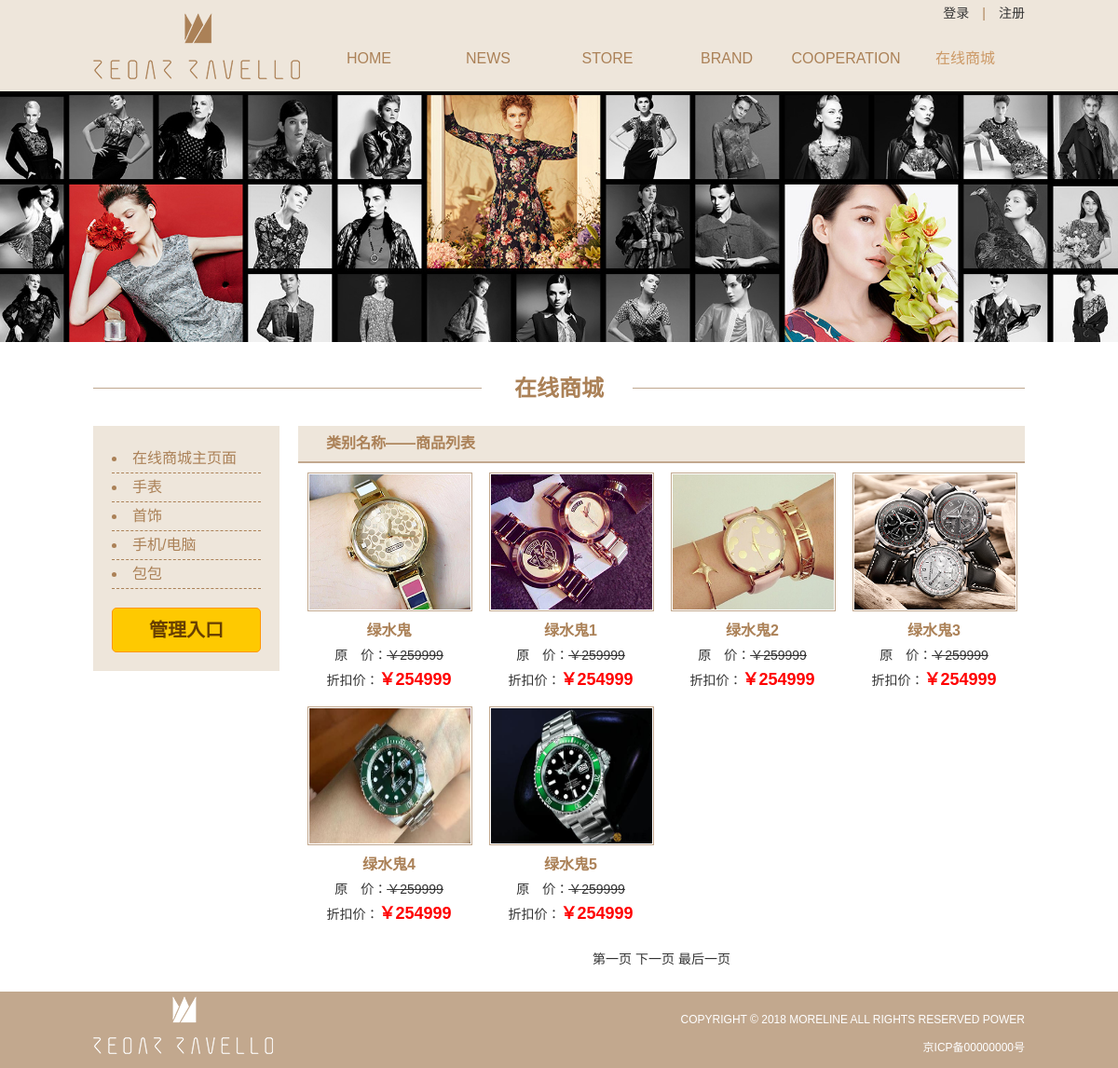
The app's page /prod-type.php?type=手表 with its own data.
### tables this page shows
create table if not exists shop_prod(
	`prod_id` int not null primary key auto_increment,
	`type_id` int not null,
	`prod_name` varchar(255) not null,
	`prod_img` varchar(255) not null,
	`prod_price` int not null,
	`prod_discount` int,
	`prod_content` text
);

### prod-type.php (the view, shortened to what this page needs)
<?php
  $type=$_GET['type'];
    $configFile = file_get_contents("config.json");
    $config = json_decode($configFile, true);
    $servername = $config["servername"];
    $user = $config["dbUser"];
    $dbPassword = $config["dbPassword"];
    $dbName = $config["dbName"];
    $conn = new mysqli($servername, $user, $dbPassword, $dbName);
    $selectTypeSql = "SELECT DISTINCT type_name FROM shop_type";
    $typeList = $conn->query($selectTypeSql);
    $page = isset($_GET['page']) ? $_GET['page'] : 1;
    $productsPerPage = 8;
    $offset = ($page - 1) * $productsPerPage;
    $selectShopSql = "
        SELECT sp.*
        FROM shop_prod sp
        JOIN shop_type st ON sp.type_id = st.type_id
        WHERE st.type_name = '$type'
        ORDER BY sp.prod_id
        LIMIT $offset, $productsPerPage
        ";
    $shopList = $conn->query($selectShopSql);
    $totalProductsSql = "SELECT COUNT(*) as total FROM shop_prod";
    $totalProductsResult = $conn->query($totalProductsSql);
    $totalProducts = $totalProductsResult->fetch_assoc()['total'];
    $totalPages = ceil($totalProducts / $productsPerPage);
?>
<!doctype html>
<html>
<head>
<link href="style/style.css" rel="stylesheet" type="text/css">
</head>
<body>
<div id="top_bg">
  <div id="top">
    <div id="logo"><img src="images/logo.png" width="222" height="71" alt=""></div>
    <div id="menu">
      <div id="top1"><a href="#">登录</a>　|　<a href="#">注册</a></div>
      <ul id="nav">
        <li>
          <a href="#">
            <span class="en">HOME</span>
          </a>
        </li>
        <li>
          <a href="#">
            <span class="en">NEWS</span>
          </a>
        </li>
        <li>
          <a href="#">
            <span class="en">STORE</span>
          </a>
        </li>
        <li>
          <a href="#">
            <span class="en">BRAND</span>
          </a>
        </li>
        <li>
          <a href="#">
            <span class="en">COOPERATION</span>
          </a>
        </li>
        <li class="mselect">
          <a href="index.php">
            <span class="cn">在线商城</span>
          </a>
        </li>
      </ul>
    </div>
  </div>
</div>
<div id="banner">
<img src="images/banner.jpg" alt="">
</div>
<div class="col1">
  <div class="title1">在线商城</div>
  <div id="main">
    <div id="left">
      <ul>
        <li><a href="index.php">在线商城主页面</a></li>
        <?php
            while ($row = $typeList->fetch_assoc()) {
              $typeName = $row['type_name'];
              echo "<li><a href='prod-type.php?type=$typeName'>$typeName</a></li>";
            }
        ?>
      </ul>
      <div class="xwglbtn"><a href="./admin/admin-login.php">管理入口</a></div>
    </div>
    <div id="right">
      <div id="title">类别名称——商品列表</div>
      <div id="p-list">
      <?php
            if ($shopList->num_rows > 0) {
              while ($row = $shopList->fetch_assoc()) {
                $prodID=$row['prod_id'];
                $prodName = $row['prod_name'];
                $originalPrice = $row['prod_price'];
                $discountPrice = $row['prod_discount'];
                $prodImg = $row['prod_img'];
                echo "<div class='pro'>";
                echo "<a href='prod-show.php?prod_id=$prodID'><img src='$prodImg' width='173' height='145' alt=''></a>";
                echo "<h1>$prodName</h1>";
                echo "原　价：<span class='font02'>￥$originalPrice</span><br>";
                echo "折扣价：<span class='redfont'>￥$discountPrice</span>";
                echo "</div>";
              }
            } else {
              echo "<div id='no-pro'>当前数据库中没有任何商品信息</div>";
            }
          ?>
      </div>
      <div id="bar">
        <?php
          if ($totalProducts <= $productsPerPage) {
            echo "第一页　最后一页";
          } else {
            echo "<a href='index.php?page=1'>第一页</a> ";
            if ($page < $totalPages) {
              $nextPage = $page + 1;
              echo "<a href='index.php?page=$nextPage'>下一页</a> ";
            }
            echo "<a href='index.php?page=$totalPages'>最后一页</a>";
          }
        ?>
      </div>
    </div>
  </div>
</div>
<div id="bottom">
  <div id="bottom2">
    <div id="bottom2_main">
       <div id="bot_logo"><img src="images/logo2.png" width="193" height="62" alt=""></div>
       <div id="bot_text">COPYRIGHT © 2018 MORELINE ALL RIGHTS RESERVED POWER<br>
       京ICP备00000000号</div>
    </div>
  </div>
</div>
</body>
</html>

### style/style.css (style rules this page uses)
* { margin: 0px; padding: 0px; }
body,html { height: 100%; }
body { font-family: 微软雅黑,Arial; font-size: 14px; line-height: 30px; color: #AB8157; background-color: #FFF; }
#top_bg { width: 100%; height: 98px; overflow: hidden; background-color: #EEE6DB; position: absolute; left: 0px; top: 0px; z-index: 10; }
#top { width: 1000px; height: 98px; overflow: hidden; margin: 0px auto; }
#logo { width: 230px; height: 84px; padding-top: 14px; float: left; }
#menu { width: auto; height: 98px; padding-top: 0px; overflow: hidden; display: inline-block; float: right; }
#top1 { width: auto; height: 28px; overflow: hidden; text-align: right; line-height: 28px; }
#menu li { list-style-type: none; float: left; font-size: 16px; }
#menu li a { display: block; width: 128px; height: auto; text-align: center; line-height: 70px; position:relative; color: #AB8157; text-decoration: none; }
#menu li a .cn { position:absolute; width: 128px; text-align: center; opacity: 0; left:0px; transition: opacity 0.3s; }
#menu li a .cn:after { content:""; position:absolute; bottom:0px; width:100%; height:2px; left:0px; background:#cc9966; -webkit-transform-origin:right top; transform-origin:right top; -webkit-transform:scaleX(0); transform:scaleX(0); -webkit-transition:-webkit-transform 0.3s cubic-bezier(0.165, 0.84, 0.44, 1); transition:-webkit-transform 0.3s cubic-bezier(0.165, 0.84, 0.44, 1); transition:transform 0.3s cubic-bezier(0.165, 0.84, 0.44, 1); }
#menu li a .en { text-transform: uppercase; opacity: 1; transition: opacity 0.3s; }
.mselect a .cn { opacity: 1 !important; color: #CC9966 !important; }
#banner { position:relative; width: 100%; height: auto; overflow: hidden; padding-top: 98px; }
#banner img { width: 100%; height: auto; }
.col1 { width: 1000px; height: auto; overflow: hidden; padding: 20px 0px; margin: 0px auto; }
.title1 { width: 100%; height: 40px; overflow: hidden; background-image: url(../images/tbg1.png); background-repeat: no-repeat; background-position: center center; font-size: 24px; font-weight: bold; line-height: 40px; text-align: center; }
#main { padding: 20px 0px 0px 0px; height: auto; overflow: hidden; }
#left { width: 160px; height: auto; overflow: hidden; background-color: #EEE6DB; padding: 20px; float: left; }
#left li { list-style-position: inside; font-size: 16px; line-height: 30px; border-bottom: dashed 1px #AB8157; }
#left li a:link,#left li a:visited { color: #AB8157; text-decoration: none; }
.xwglbtn { width: 158px; height: 46px; background-color: #FEC901; border: solid 1px #FF9600; color: #673F02; font-family: 微软雅黑; font-size: 20px; font-weight: bold; line-height: 46px; text-align: center; display: block; margin: 20px auto 0px auto; border-radius: 5px; }
.xwglbtn a:link, .xwglbtn a:visited { color: #673F02; text-decoration: none; }
#right { width: 780px; height: auto; overflow:hidden; margin-left: 20px; float: left; }
#title { height: 38px; background-color: #EEE6DB; border-bottom: solid 2px #C2A88E; font-size: 16px; line-height: 38px; font-weight: bold; padding: 0px 30px; }
#p-list { width: 780px; height: auto; overflow: hidden; font-size: 14px; color: #333; }
.pro { width: 175px; height: auto; overflow: hidden; text-align: center; padding: 10px 10px 5px 10px; float: left; line-height: 26px; }
.pro img { width: 173px; height: 145px; padding: 1px; background-color: #FFF; border: solid 1px #C2A88E; }
.pro h1 { font-size: 16px; color: #AB8157; font-weight: bold; }
.font02 { text-decoration: line-through; }
.redfont { font-size: 18px; font-weight: bold; font-weight: bold; color: #FF0000; }
#bar { height: 30px; line-height: 30px; text-align: center; color: #333; margin-top: 15px; }
a:link,a:visited { color: #333; text-decoration: none; }
#bottom2 { position: relative; width: 100%; height: auto; overflow: hidden; padding: 5px 0px; background-color: #C2A88E; z-index:0; }
#bottom2_main { position: relative; width: 1000px; height: auto; margin: 0px auto; }
#bot_logo { width: 200px; height: auto; overflow: hidden; float: left; }
#bot_text { display: inline-block; float: right; font-family: Arial; font-size: 12px; color: #FFF; padding-top: 10px; text-align: right; }

### records on screen
shop_prod: prod_img (picture), prod_name "绿水鬼", prod_price "259999", prod_discount "254999"
shop_prod: prod_img (picture), prod_name "绿水鬼1", prod_price "259999", prod_discount "254999"
shop_prod: prod_img (picture), prod_name "绿水鬼2", prod_price "259999", prod_discount "254999"
shop_prod: prod_img (picture), prod_name "绿水鬼3", prod_price "259999", prod_discount "254999"
shop_prod: prod_img (picture), prod_name "绿水鬼4", prod_price "259999", prod_discount "254999"
shop_prod: prod_img (picture), prod_name "绿水鬼5", prod_price "259999", prod_discount "254999"

### other values on screen
$typeName "手表"
$typeName "首饰"
$typeName "手机/电脑"
$typeName "包包"
